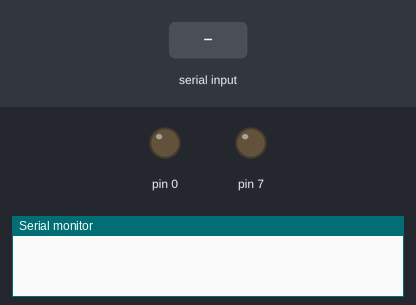
Simulated run of this sketch. Board: Arduino Uno, built for the host (arithmetic inside an expression is 32-bit, double 64-bit). On the bench: output pins drawn as LEDs (lit = HIGH), the last lines printed to the serial monitor. The test bench sets the inputs (shaded band).

Above: at 1.2 s.
1.3 s: "q" received over Serial
At 2.5 s:
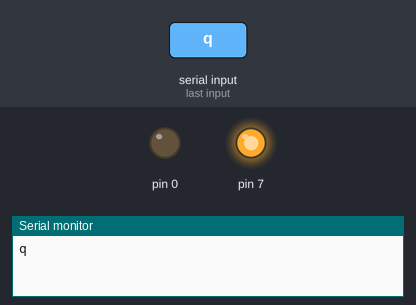
2.8 s: "w" received over Serial
At 3.7 s:
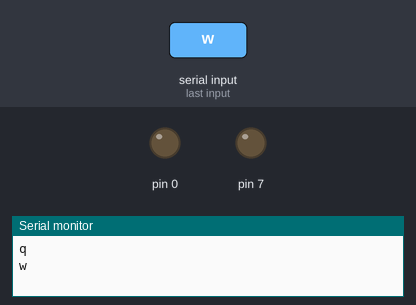
Timing chart, 0 to 5.8 s (numbered marks = the images above; inputs shaded):
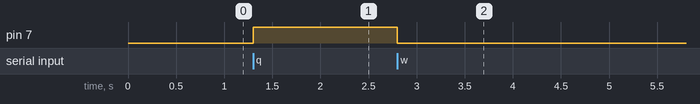

The sketch:

DC_Motor_Speed_Controller.ino
```cpp
//DC Motor Controller
const int pin1 = PB0;
const int pin2 = PA7;


void setup(){
	Serial.begin(115200);
	pinMode(pin1, OUTPUT);
	digitalWrite(pin1, 0);


}

void loop(){

	char x = Serial.read();


	switch(x){
		case 'q':
			analogWrite(pin2, 255);
      Serial.println(x);
		break;
		case 'w':
			analogWrite(pin2, 125);
      Serial.println(x);
		break;
		case 'e':
			analogWrite(pin2, 50);
      Serial.println(x);
		break;
		default:
		break;
	}

}
```

Measured:
- after the input at 1.3 s, pin 7: LOW → HIGH at once
- after the input at 2.8 s, pin 7: HIGH → LOW at once
